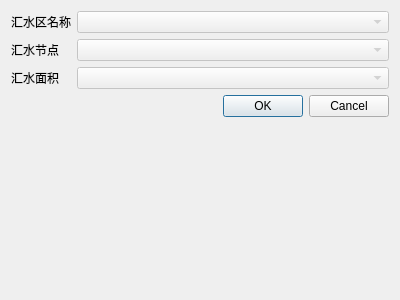
<?xml version="1.0" encoding="UTF-8"?>
<ui version="4.0">
 <class>Dialog</class>
 <widget class="QDialog" name="Dialog">
  <property name="geometry">
   <rect>
    <x>0</x>
    <y>0</y>
    <width>400</width>
    <height>300</height>
   </rect>
  </property>
  <property name="windowTitle">
   <string>子汇水区字段</string>
  </property>
  <layout class="QFormLayout" name="formLayout">
   <item row="0" column="0">
    <widget class="QLabel" name="label_7">
     <property name="text">
      <string>汇水区名称</string>
     </property>
    </widget>
   </item>
   <item row="0" column="1">
    <widget class="QComboBox" name="comboBox">
     <property name="enabled">
      <bool>false</bool>
     </property>
    </widget>
   </item>
   <item row="1" column="0">
    <widget class="QLabel" name="label_8">
     <property name="text">
      <string>汇水节点</string>
     </property>
    </widget>
   </item>
   <item row="1" column="1">
    <widget class="QComboBox" name="comboBox2">
     <property name="enabled">
      <bool>false</bool>
     </property>
    </widget>
   </item>
   <item row="2" column="0">
    <widget class="QLabel" name="label_9">
     <property name="text">
      <string>汇水面积</string>
     </property>
    </widget>
   </item>
   <item row="2" column="1">
    <widget class="QComboBox" name="comboBox3">
     <property name="enabled">
      <bool>false</bool>
     </property>
    </widget>
   </item>
   <item row="3" column="1">
    <widget class="QDialogButtonBox" name="buttonBox">
     <property name="orientation">
      <enum>Qt::Horizontal</enum>
     </property>
     <property name="standardButtons">
      <set>QDialogButtonBox::Cancel|QDialogButtonBox::Ok</set>
     </property>
    </widget>
   </item>
  </layout>
 </widget>
 <resources/>
 <connections>
  <connection>
   <sender>buttonBox</sender>
   <signal>accepted()</signal>
   <receiver>Dialog</receiver>
   <slot>accept()</slot>
   <hints>
    <hint type="sourcelabel">
     <x>248</x>
     <y>254</y>
    </hint>
    <hint type="destinationlabel">
     <x>157</x>
     <y>274</y>
    </hint>
   </hints>
  </connection>
  <connection>
   <sender>buttonBox</sender>
   <signal>rejected()</signal>
   <receiver>Dialog</receiver>
   <slot>reject()</slot>
   <hints>
    <hint type="sourcelabel">
     <x>316</x>
     <y>260</y>
    </hint>
    <hint type="destinationlabel">
     <x>286</x>
     <y>274</y>
    </hint>
   </hints>
  </connection>
 </connections>
</ui>
